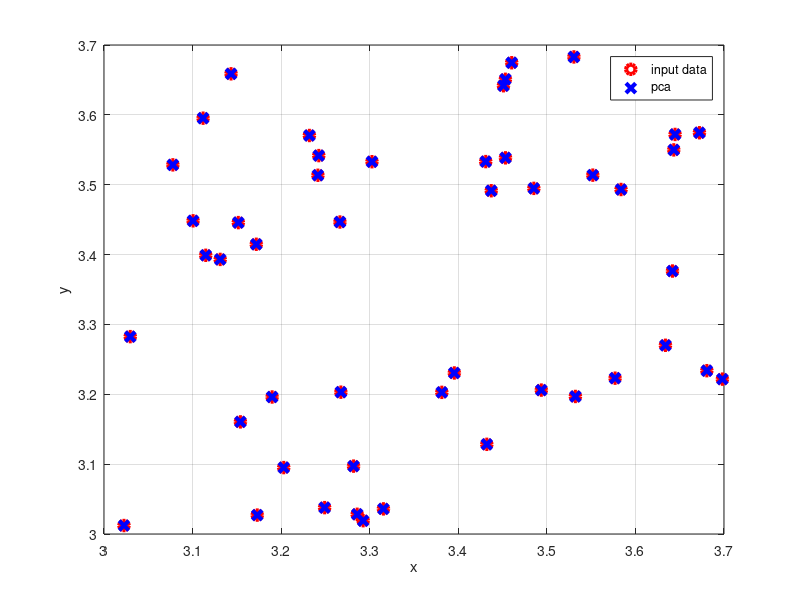

MATLAB code to generate this figure:
clear all
close all
clc

data = 3 + 0.7 * rand(50,5);
[coeff,score,latent,tsquared,explained,mu] = pca(data,'NumComponents',5);
data_pca = score * coeff' + mu;
figure(1)
plot(data(:,1),data(:,2),'or','MarkerSize',7,'LineWidth',3);grid;hold
plot(data_pca(:,1),data_pca(:,2),'xb','MarkerSize',7,'LineWidth',3)
xlabel('x');ylabel('y')
legend('input data', 'pca')

clc
disp('size of the initial data:')
s_init=size(data,1)*size(data,2)
disp('size of the PCA data:')
s1=size(score,1)*size(score,2);
s2=size(coeff,1)*size(coeff,2);
s3=size(mu,1)*size(mu,2);
s_PCA=s1+s2+s3